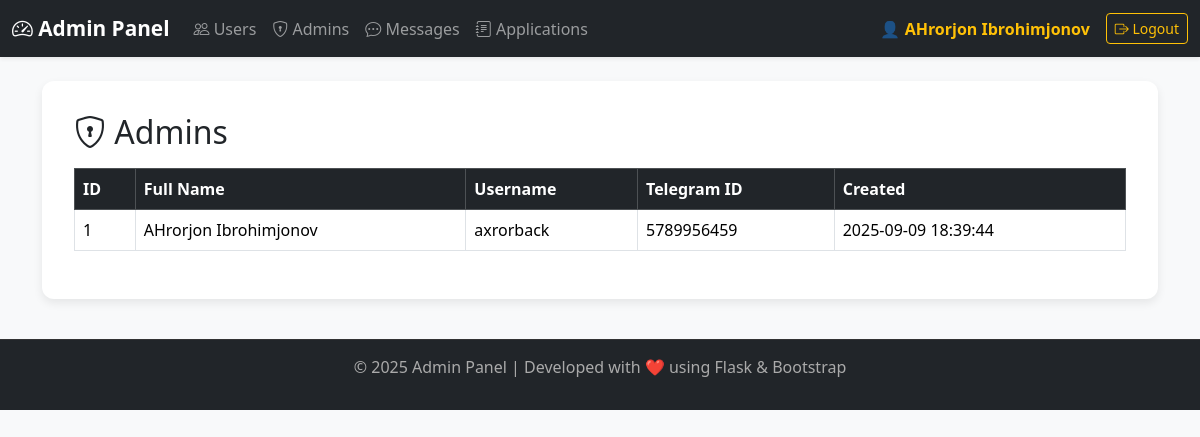
Screenshot of /admins (signed in) with the database file from the repository.
### tables this page shows
CREATE TABLE admins (
    id INTEGER PRIMARY KEY AUTOINCREMENT,
    telegram_id BIGINT UNIQUE NOT NULL,
    full_name TEXT NOT NULL,
    username TEXT UNIQUE NOT NULL,
    password_hash TEXT NOT NULL,
    created_at TIMESTAMP DEFAULT CURRENT_TIMESTAMP
);

### app.py (the view)
@app.route("/admins")
@login_required
def admins():
    conn = get_db_connection()
    admins = conn.execute("SELECT * FROM admins ORDER BY id DESC").fetchall()
    conn.close()
    return render_template("admins.html", admins=admins)

### app.py (called while the page is built)
def get_db_connection():
    conn = sqlite3.connect(DB_NAME)
    conn.row_factory = sqlite3.Row
    return conn

def login_required(f):
    @wraps(f)
    def decorated_function(*args, **kwargs):
        if "admin_id" not in session:
            flash("Iltimos login qiling!", "danger")
            return redirect(url_for("login"))
        return f(*args, **kwargs)
    return decorated_function

### templates/admins.html
{% extends "base.html" %}
{% block content %}
<h2><i class="bi bi-shield-lock"></i> Admins</h2>
<table class="table table-bordered table-hover mt-3">
  <thead class="table-dark">
    <tr>
      <th>ID</th><th>Full Name</th><th>Username</th><th>Telegram ID</th><th>Created</th>
    </tr>
  </thead>
  <tbody>
  {% for a in admins %}
    <tr>
      <td>{{ a.id }}</td>
      <td>{{ a.full_name }}</td>
      <td>{{ a.username }}</td>
      <td>{{ a.telegram_id }}</td>
      <td>{{ a.created_at }}</td>
    </tr>
  {% endfor %}
  </tbody>
</table>
{% endblock %}

### templates/base.html (shortened to what this page needs)
<!doctype html>
<html lang="uz">
<head>
  <link href="https://cdn.jsdelivr.net/npm/bootstrap@5.3.3/dist/css/bootstrap.min.css" rel="stylesheet">
  <link href="https://cdn.jsdelivr.net/npm/bootstrap-icons/font/bootstrap-icons.css" rel="stylesheet">
  <link rel="stylesheet" href="{{ url_for('static', filename='style.css') }}">
</head>
<body>
<nav class="navbar navbar-expand-lg navbar-dark bg-dark shadow-sm">
  <div class="container-fluid">
    <a class="navbar-brand" href="{{ url_for('users') }}">
      <i class="bi bi-speedometer2"></i> Admin Panel
    </a>
    <div class="collapse navbar-collapse" id="navbarMenu">
      <ul class="navbar-nav me-auto mb-2 mb-lg-0">
        <li class="nav-item">
          <a class="nav-link" href="{{ url_for('users') }}">
            <i class="bi bi-people"></i> Users
          </a>
        </li>
        <li class="nav-item">
          <a class="nav-link" href="{{ url_for('admins') }}">
            <i class="bi bi-shield-lock"></i> Admins
          </a>
        </li>
        <li class="nav-item">
          <a class="nav-link" href="{{ url_for('messages') }}">
            <i class="bi bi-chat-dots"></i> Messages
          </a>
        </li>
        <li class="nav-item">
          <a class="nav-link" href="{{ url_for('applications') }}">
            <i class="bi bi-journal-text"></i> Applications
          </a>
        </li>
      </ul>
      {% if session.get('admin_id') %}
        <span class="navbar-text me-3">
  👤 <a href="{{ url_for('admin_profile') }}" class="text-decoration-none text-warning">
    <strong>{{ session['admin_name'] }}</strong>
  </a>
</span>
        <a href="{{ url_for('logout') }}" class="btn btn-outline-warning btn-sm">
          <i class="bi bi-box-arrow-right"></i> Logout
        </a>
      {% endif %}
    </div>
  </div>
</nav>
<div class="container my-4">
  <div class="content-wrapper">
    {% block content %}{% endblock %}
  </div>
</div>
<footer>
  <p>© 2025 Admin Panel | Developed with ❤️ using Flask & Bootstrap</p>
</footer>
</body>
</html>

### static/style.css (style rules this page uses)
body { background: #f8f9fa; }
.table td, .table th { vertical-align: middle; }

### templates/base.html (style rules this page uses)
body { background-color: #f8f9fa; }
.navbar-brand { font-weight: bold; font-size: 1.3rem; }
.nav-link { font-size: 1rem; transition: 0.2s; }
.content-wrapper { background: #fff; padding: 2rem; border-radius: 12px; box-shadow: 0 4px 10px rgba(0,0,0,0.08); }
footer { margin-top: 40px; padding: 15px; background: #212529; color: #aaa; text-align: center; border-top: 1px solid #333; }

### rows the page displays
admins: admin_name "AHrorjon Ibrohimjonov", id "1", full_name "AHrorjon Ibrohimjonov", username "axrorback", telegram_id "5789956459", created_at "2025-09-09 18:39:44"
